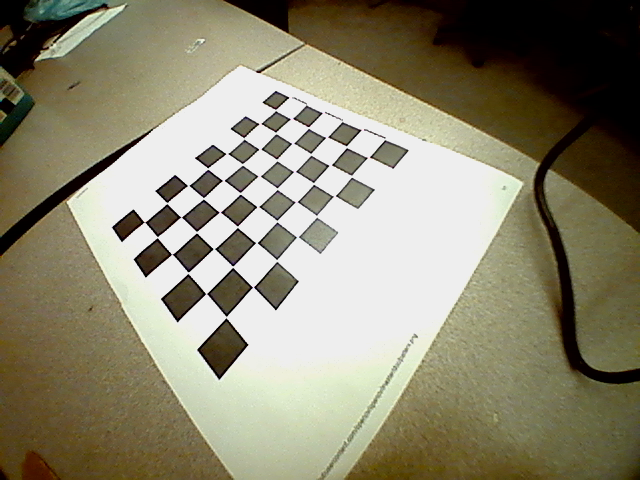
#> input picture RIGHT/right0.png, 640 x 480 px, given as the content of the folder RIGHT/right0.pngRIGHT, which was not available
$ python cam_calib.py RIGHT/right0.png
#> lines starting #> are read from the running program, lines starting #| are printed output that depends on the picture; pictures that were not available may be replaced by others from this repository, and a replacement may not be noted
import cv2
import glob
import argparse
import numpy as np

class StereoCalibration(object):
    def __init__(self, filepath):
        # termination criteria
        self.criteria = (cv2.TERM_CRITERIA_EPS +
                         cv2.TERM_CRITERIA_MAX_ITER, 30, 0.001)
        self.criteria_cal = (cv2.TERM_CRITERIA_EPS +
                             cv2.TERM_CRITERIA_MAX_ITER, 100, 1e-5)

        # prepare object points, like (0,0,0), (1,0,0), (2,0,0) ....,(6,5,0)
        self.objp = np.zeros((9*6, 3), np.float32)
        self.objp[:, :2] = np.mgrid[0:9, 0:6].T.reshape(-1, 2)

        # Arrays to store object points and image points from all the images.
        self.objpoints = []  # 3d point in real world space
        self.imgpoints_l = []  # 2d points in image plane.
        self.imgpoints_r = []  # 2d points in image plane.

        self.cal_path = filepath
        self.read_images(self.cal_path)

    def read_images(self, cal_path):
#> called with cal_path = 'RIGHT/right0.png'
        images_right = glob.glob(cal_path + 'RIGHT/*.png')
        images_left = glob.glob(cal_path + 'LEFT/*.png')
        print(images_right, images_left)
        images_left.sort()
        images_right.sort()

        for i, fname in enumerate(images_right):
            img_l = cv2.imread(images_left[i])
#> img_l is the input picture: shape (480, 640, 3); mean B, G, R 112.5, 134.9, 139.5
            img_r = cv2.imread(images_right[i])

            gray_l = cv2.cvtColor(img_l, cv2.COLOR_BGR2GRAY)
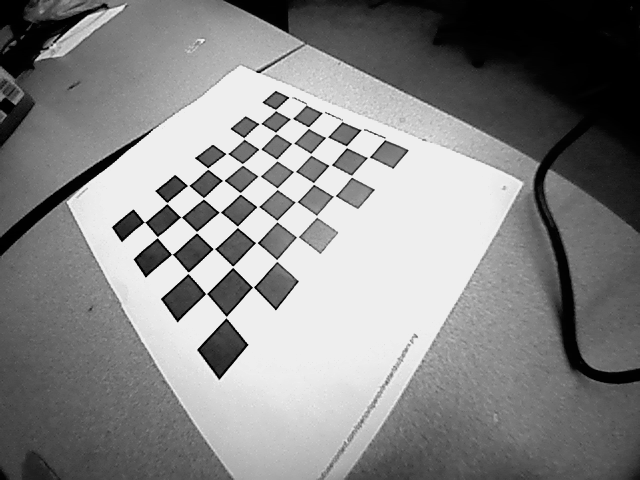
#> gray_l: shape (480, 640); min 0, max 238, mean 133.7
            gray_r = cv2.cvtColor(img_r, cv2.COLOR_BGR2GRAY)
            print(gray_l.shape[::-1])
#| (640, 480)
            # Find the chess board corners
            ret_l, corners_l = cv2.findChessboardCorners(gray_l, (9, 6), None)
#> ret_l = False; corners_l = None
            ret_r, corners_r = cv2.findChessboardCorners(gray_r, (9, 6), None)
#> ret_r = False; corners_r = None

            # If found, add object points, image points (after refining them)
            self.objpoints.append(self.objp)

            if ret_l is True:
                rt = cv2.cornerSubPix(gray_l, corners_l, (11, 11),
                                      (-1, -1), self.criteria)
                self.imgpoints_l.append(corners_l)

                # Draw and display the corners
                ret_l = cv2.drawChessboardCorners(img_l, (9, 6),
                                                  corners_l, ret_l)
                cv2.imshow(images_left[i], img_l)
                cv2.waitKey(500)
            else:
                continue

            if ret_r is True:
                rt = cv2.cornerSubPix(gray_r, corners_r, (11, 11),
                                      (-1, -1), self.criteria)
                self.imgpoints_r.append(corners_r)

                # Draw and display the corners
                ret_r = cv2.drawChessboardCorners(img_r, (9, 6),
                                                  corners_r, ret_r)
                cv2.imshow(images_right[i], img_r)
                cv2.waitKey(500)
            else:
                continue
            img_shape = grey_l.shape[::-1]
        img_shape = (640, 480)
#> (the run stopped early here; a loop or call above may not have finished)

$ run again, on RIGHT/right12.png
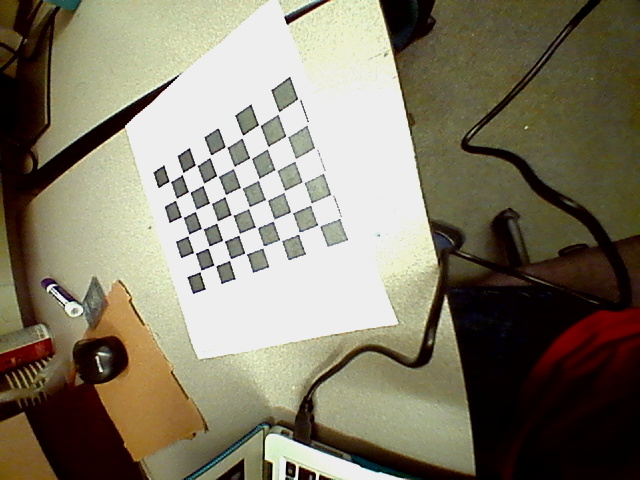
#> input picture RIGHT/right12.png, 640 x 480 px, given as the content of the folder RIGHT/right12.pngRIGHT, which was not available
#> in read_images, img_l is the input picture: shape (480, 640, 3); mean B, G, R 103.7, 122.7, 129.1
#> in read_images, `gray_l = cv2.cvtColor(img_l, cv2.COLOR_BGR2GRAY)`:
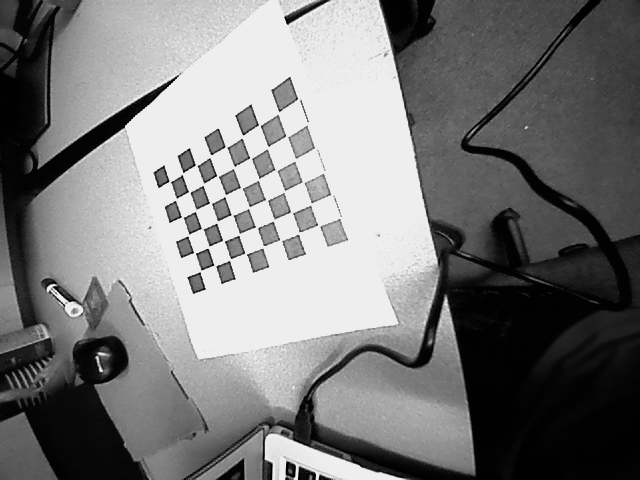
#> gray_l: shape (480, 640); min 0, max 238, mean 122.4
#| (640, 480)
#> ret_l = False; corners_l = None
#> ret_r = False; corners_r = None

$ run again, on RIGHT/right13.png
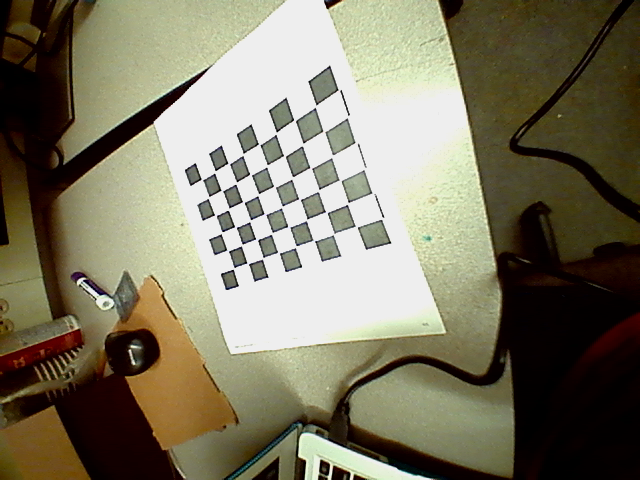
#> input picture RIGHT/right13.png, 640 x 480 px, given as the content of the folder RIGHT/right13.pngRIGHT, which was not available
#> in read_images, img_l is the input picture: shape (480, 640, 3); mean B, G, R 99.2, 120.3, 125.3
#> in read_images, `gray_l = cv2.cvtColor(img_l, cv2.COLOR_BGR2GRAY)`:
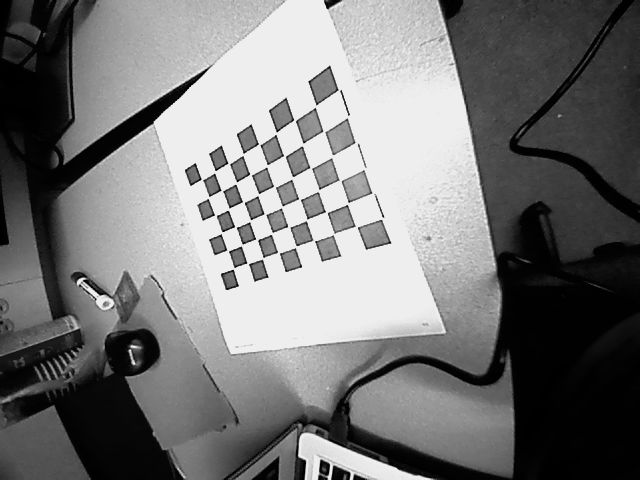
#> gray_l: shape (480, 640); min 0, max 238, mean 119.4
#| (640, 480)
#> ret_l = False; corners_l = None
#> ret_r = False; corners_r = None

$ run again, on RIGHT/right2.png
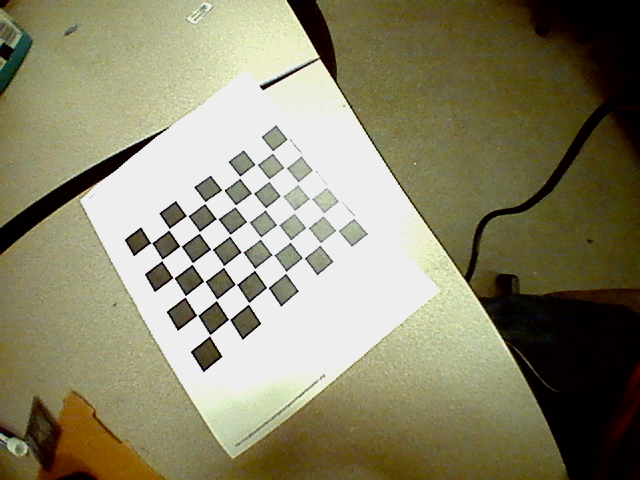
#> input picture RIGHT/right2.png, 640 x 480 px, given as the content of the folder RIGHT/right2.pngRIGHT, which was not available
#> in read_images, img_l is the input picture: shape (480, 640, 3); mean B, G, R 106.4, 133.4, 137.3
#> in read_images, `gray_l = cv2.cvtColor(img_l, cv2.COLOR_BGR2GRAY)`:
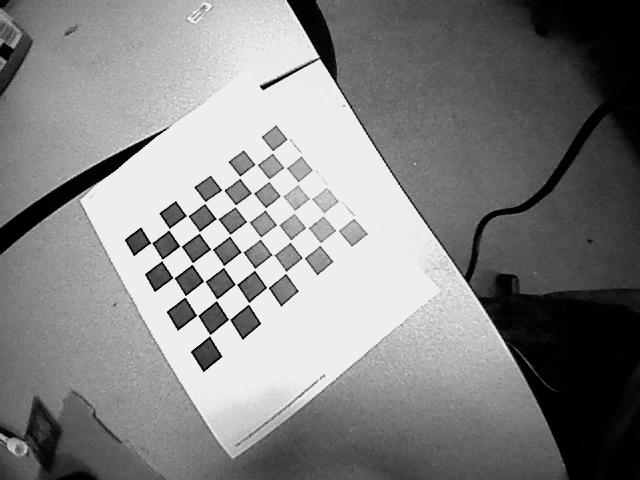
#> gray_l: shape (480, 640); min 0, max 238, mean 131.5
#| (640, 480)
#> ret_l = False; corners_l = None
#> ret_r = False; corners_r = None
